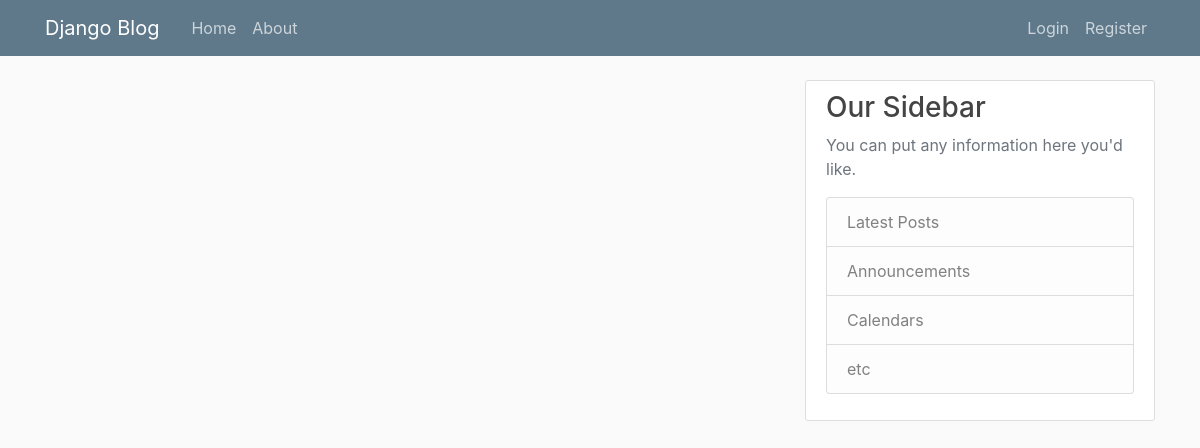
The app's page /, older data.
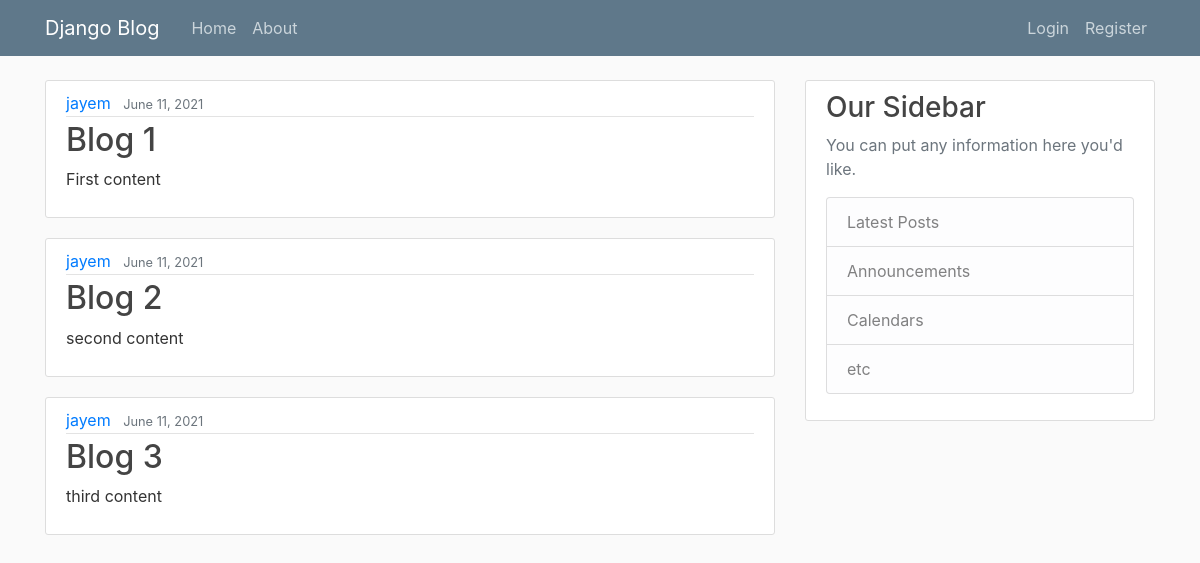
The same page, newer data.
### blog/models.py (models this page shows, shortened)
class Post(models.Model):
    title = models.CharField(max_length=200)
    content = models.TextField()
    date_posted = models.DateTimeField(auto_now_add=True)
    author = models.ForeignKey(User, on_delete=models.CASCADE)

### blog/views.py (the view)
# urls.py: path('',views.home,name='blog_home'),
def home(request):
    context = {
        'posts': Post.objects.all(),
    }
    return render(request,'blog/index.html',context)

### blog/templates/blog/index.html
{% extends 'blog/base.html' %}
{% block content %}
    {% for p in posts %}
        <article class="media content-section">
            <div class="media-body">
                <div class="article-metadata">
                    <a class="mr-2" href="#">{{ p.author }} </a>
                    <small class="text-muted" > {{ p.date_posted|date:"F d, Y" }} </small>
                </div>
                <h2><a class="article-title" href="#">{{ p.title }} </a></h2>
                <p class="article-content" >{{ p.content }} </p>
            </div>
        </article>
    {% endfor %}
{% endblock content %}

### blog/templates/blog/base.html (shortened to what this page needs)
{% load static %}
<!DOCTYPE html>
<html lang="en">
<head>
     <link rel="stylesheet" href="https://maxcdn.bootstrapcdn.com/bootstrap/4.0.0/css/bootstrap.min.css">
     <link rel="stylesheet" type="text/css" href="{% static 'blog/main.css' %} ">
</head>
<body>
    <header class="site-header">
        <nav class="navbar navbar-expand-md navbar-dark bg-steel fixed-top">
          <div class="container">
            <a class="navbar-brand mr-4" href="{% url 'blog_home' %}">Django Blog</a>
            <div class="collapse navbar-collapse" id="navbarToggle">
              <div class="navbar-nav mr-auto">
                <a class="nav-item nav-link" href="{% url 'blog_home' %}">Home</a>
                <a class="nav-item nav-link" href="{% url 'blog_about' %}">About</a>
              </div>
              <div class="navbar-nav">
                {% if user.is_authenticated %}
                  <a class="nav-item nav-link" href="{% url 'profile' %} ">Profile</a>
                  <a class="nav-item nav-link" href="{% url 'logout' %} ">Logout</a>
                {% else %}
                  <a class="nav-item nav-link" href="{% url 'login' %} ">Login</a>
                  <a class="nav-item nav-link" href="{% url 'register' %} ">Register</a>
                {% endif %}
              </div>
            </div>
          </div>
        </nav>
      </header>
      <main role="main" class="container">
        <div class="row">
          <div class="col-md-8">
            {% block content %}{% endblock content %}
          </div>
          <div class="col-md-4">
            <div class="content-section">
              <h3>Our Sidebar</h3>
              <p class='text-muted'>You can put any information here you'd like.
                <ul class="list-group">
                  <li class="list-group-item list-group-item-light">Latest Posts</li>
                  <li class="list-group-item list-group-item-light">Announcements</li>
                  <li class="list-group-item list-group-item-light">Calendars</li>
                  <li class="list-group-item list-group-item-light">etc</li>
                </ul>
              </p>
            </div>
          </div>
        </div>
      </main>
</body>
</html>

### blog/static/blog/main.css (style rules this page uses)
body { background: #fafafa; color: #333333; margin-top: 5rem; }
h1, h2, h3, h4, h5, h6 { color: #444444; }
ul { margin: 0; }
.bg-steel { background-color: #5f788a; }
.site-header .navbar-nav .nav-link { color: #cbd5db; }
.content-section { background: #ffffff; padding: 10px 20px; border: 1px solid #dddddd; border-radius: 3px; margin-bottom: 20px; }
.article-title { color: #444444; }
.article-content { white-space: pre-line; }
.article-metadata { padding-bottom: 1px; margin-bottom: 4px; border-bottom: 1px solid #e3e3e3 }

Row changes from the older to the newer data that the page shows:
added Post: author "jayem", date_posted "June 11, 2021", title "Blog 1", content "First content"
added Post: author "jayem", date_posted "June 11, 2021", title "Blog 2", content "second content"
added Post: author "jayem", date_posted "June 11, 2021", title "Blog 3", content "third content"
